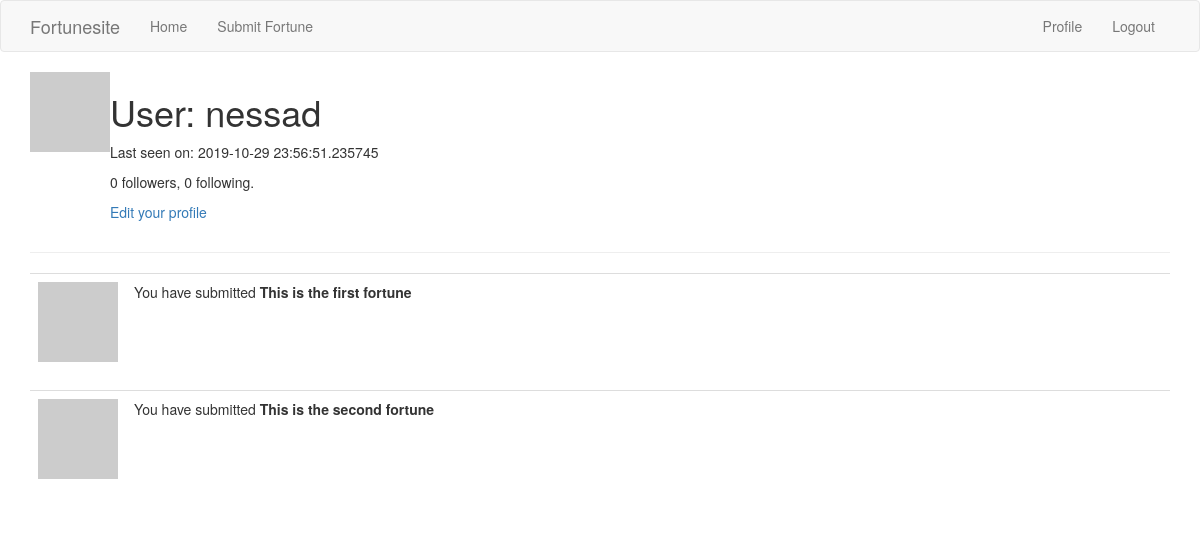
Page /user/nessad (signed in) on the committed database.
### fortunesite/models.py (models this page shows, shortened)
class User(UserMixin, db.Model):
    id = db.Column(db.Integer, primary_key=True)
    username = db.Column(db.String(64), index=True, unique=True,
                         nullable=False)
    email = db.Column(db.String(120), index=True, unique=True)
    password_hash = db.Column(db.String(128))
    fortunes = db.relationship('Fortune', backref='author', lazy=True)
    about_me = db.Column(db.String(140))
    last_seen = db.Column(db.DateTime, default=datetime.utcnow)
    followed = db.relationship(
        'User', secondary=followers,
        primaryjoin=(followers.c.follower_id == id),
        secondaryjoin=(followers.c.followed_id == id),
        backref=db.backref('followers', lazy='dynamic'), lazy='dynamic')
    def avatar(self, size):
        digest = md5(self.email.lower().encode('utf-8')).hexdigest()
        return 'https://www.gravatar.com/avatar/{}?d=identicon&s={}'.format(
            digest, size)

class Fortune(db.Model):
    id = db.Column(db.Integer, primary_key=True)
    content = db.Column(db.String(140))
    timestamp = db.Column(db.DateTime, index=True,
                          default=datetime.utcnow)
    user_id = db.Column(db.Integer, db.ForeignKey('user.id'))

### fortunesite/routes.py (the view)
@app.route('/user/<username>')
@login_required
def user(username):
    user = User.query.filter_by(username=username).first_or_404()
    fortunes = Fortune.query.filter_by(author=user).all()
    return render_template('user.html', user=user, fortunes=fortunes)

### fortunesite/models.py (called while the page is built)
@login.user_loader
def load_user(id):
    return User.query.get(int(id))

### fortunesite/routes.py (called while the page is built)
@app.before_request
def before_request():
    if current_user.is_authenticated:
        current_user.last_seen = datetime.utcnow()
        db.session.commit()

### fortunesite/templates/user.html (shortened to what this page needs)
{% extends "layout.html" %}
{% block app_content %}
    <table>
        <tr valign='top'>
            <td><img src= "{{ user.avatar(128) }}"></td>
            <td>
                <h1>User: {{ user.username }}</h1>
                {% if user.last_seen %}<p>Last seen on: {{ user.last_seen }}</p>{% endif %}
                <p>{{ user.followers.count() }} followers, {{ user.followed.count() }} following.</p>
                {% if user == current_user %}
                <p><a href="{{ url_for('edit_profile') }}">Edit your profile</a></p>
                {% elif not current_user.is_following(user) %}
                <p><a href="{{ url_for('follow', username=user.username) }}">Follow</a></p>
                {% else %}
                <p><a href="{{ url_for('unfollow', username=user.username) }}">Unfollow</a></p>
                {% endif %}
            </td>
        </tr>
    </table>
    <hr>
    {% for fortune in fortunes %}
        {% include '_fortune.html' %}
    {% endfor %}
{% endblock %}

### fortunesite/templates/layout.html (shortened to what this page needs)
{% extends 'bootstrap/base.html' %}
{% block navbar %}
    <nav class="navbar navbar-default">
        <div class="container">
            <div class="navbar-header">
                <a class="navbar-brand" href="{{ url_for('index') }}">Fortunesite</a>
            </div>
            <div class="collapse navbar-collapse" id="bs-example-navbar-collapse-1">
                <ul class="nav navbar-nav">
                    <li><a href="{{ url_for('index') }}">Home</a></li>
                    <li><a href="{{ url_for('submit') }}">Submit Fortune</a></li>
                </ul>
                <ul class="nav navbar-nav navbar-right">
                    {% if current_user.is_anonymous %}
                    <li><a href="{{ url_for('login') }}">Login</a></li>
                    {% else %}
                    <li><a href="{{ url_for('user', username=current_user.username) }}">Profile</a></li>
                    <li><a href="{{ url_for('logout') }}">Logout</a></li>
                    {% endif %}
                </ul>
            </div>
        </div>
    </nav>
{% endblock %}
{% block content %}
    <div class="container">
        {% block app_content %}{% endblock %}
    </div>
{% endblock %}

### fortunesite/templates/_fortune.html
<table class="table table-hover">
    <tr>
        <td width="70px"><img src="{{ fortune.author.avatar(36) }}"></td>
        {% if user == current_user %}
        <td>You have submitted <b>{{ fortune.content }}</b></td>
        {% else %}
        <td>{{ fortune.author.username }} has submitted <b>{{ fortune.content }}</b></td>
        {% endif %}
    </tr>
</table>

### rows in the picture
User: username "nessad", last_seen "2019-10-29 23:56:51.235745"
Fortune: content "This is the first fortune"
Fortune: content "This is the second fortune"

### other values in the picture
{{ user.followers.count() }} "0"
{{ user.followed.count() }} "0"
